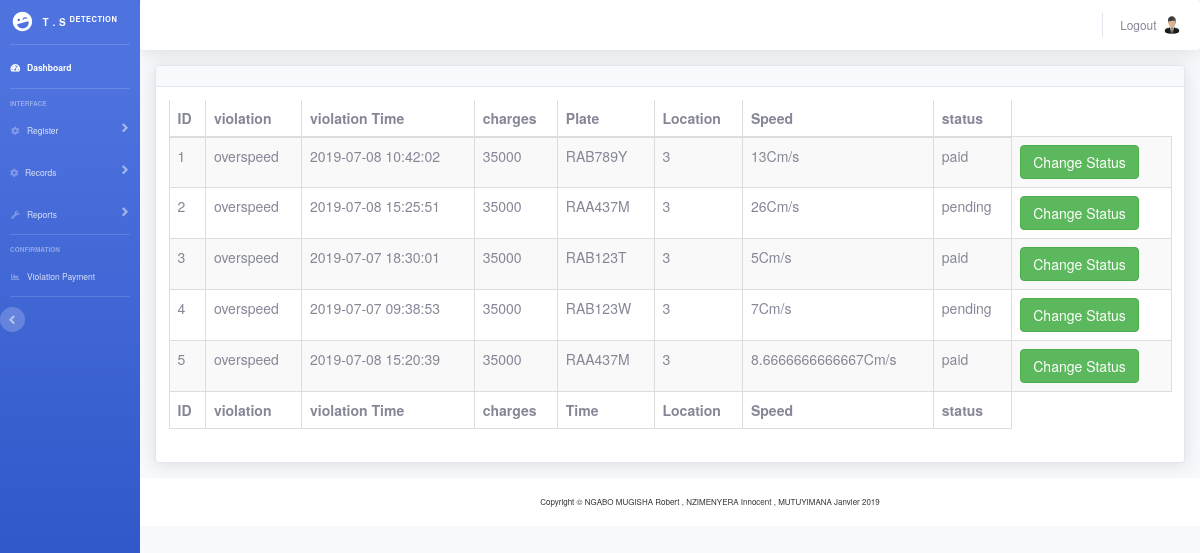
Screenshot of /admin/violationData.php (signed in) with the database file from the repository.
### tables this page shows
CREATE TABLE `violation` (
  `v_id` int(11) NOT NULL,
  `v_name` varchar(30) NOT NULL,
  `v_time` timestamp NOT NULL DEFAULT CURRENT_TIMESTAMP ON UPDATE CURRENT_TIMESTAMP,
  `v_charges` int(11) NOT NULL,
  `c_plate` varchar(20) NOT NULL,
  `r_id` int(11) NOT NULL,
  `speed` varchar(20) NOT NULL,
  `v_status` varchar(20) NOT NULL
);

### admin/violationData.php (the view, shortened to what this page needs)
<?php
if(empty($_SESSION['id']))
{
    header('LOCATION:index.php');
}
else{
include('includes/header.php');
include('includes/navbar.php');
include('connect_db.php');
?>
 <head>
           <link rel="stylesheet" href="https://maxcdn.bootstrapcdn.com/bootstrap/3.3.6/css/bootstrap.min.css" />
           <link rel="stylesheet" href="https://cdn.datatables.net/1.10.12/css/dataTables.bootstrap.min.css" />
  <link href="vendor/fontawesome-free/css/all.min.css" rel="stylesheet" type="text/css">
      </head>
<div class="container-fluid">
<div class="card shadow mb-4">
  <div class="card-header py-3">
  </div>
  <div class="card-body">
    <div class="table-responsive">  <table class="table table-striped table-bordered" id="employee_data" width="1400" cellspacing="0" style="width:800">
        <thead>
          <tr>
                <th> ID </th>
                <th> violation  </th>
                <th>violation Time </th>
                <th> charges  </th>
                <th> Plate </th>
                <th> Location </th>
                <th> Speed </th>
                <th>status</th>
          </tr>
        </thead>
        <tbody>
        <?php
        $sql = "SELECT * FROM violation WHERE speed >= 5 AND speed IN( SELECT DISTINCT(speed) FROM violation GROUP BY speed ) GROUP BY speed;";
        $result = mysqli_query($con, $sql);
										$i=1;
									if (mysqli_num_rows($result) > 0) {
                    while($row = mysqli_fetch_assoc($result)) {
											echo'<tr>
													<td>'.$i.'</td>
													<td>'.$row['v_name'].'</td>
													<td>'.$row['v_time'].'</td>
													<td>'.$row['v_charges'].'</td>
													<td>'.$row['c_plate'].'</td>
													<td>'.$row['r_id'].'</td>
                          <td>'.$row['speed'].'Cm/s</td>';
                          ?>
													<td>
                          <?php echo $row['v_status'].'</td>
                        ';?>
                        <td>
                        <form action="" method="post">
                            <a  href="change.php?uID=<?php echo $row['v_id']; ?>"" name="change_btn" class="btn btn-success"> Change Status</a>
                        </form>
                    </td>
                  </tr>
                        <?php
                        $i++;
                    }
                  }
									?>
        </tbody>
        <tfoot>
            <tr>
                <th> ID </th>
                <th> violation  </th>
                <th>violation Time </th>
                <th> charges  </th>
                <th> Time </th>
                <th> Location </th>
                <th> Speed </th>
                <th>status</th>
            </tr>
        </tfoot>
      </table>
    </div>
  </div>
</div>
</div>
<?php
include('includes/footer.php');
}
?>

### rows the page displays
violation: v_name "overspeed", v_time "2019-07-08 10:42:02", v_charges "35000", c_plate "RAB789Y", r "3", speed "13", v_status "paid"
violation: v_name "overspeed", v_time "2019-07-08 15:25:51", v_charges "35000", c_plate "RAA437M", r "3", speed "26", v_status "pending"
violation: v_name "overspeed", v_time "2019-07-07 18:30:01", v_charges "35000", c_plate "RAB123T", r "3", speed "5", v_status "paid"
violation: v_name "overspeed", v_time "2019-07-07 09:38:53", v_charges "35000", c_plate "RAB123W", r "3", speed "7", v_status "pending"
violation: v_name "overspeed", v_time "2019-07-08 15:20:39", v_charges "35000", c_plate "RAA437M", r "3", speed "8.6666666666667", v_status "paid"
